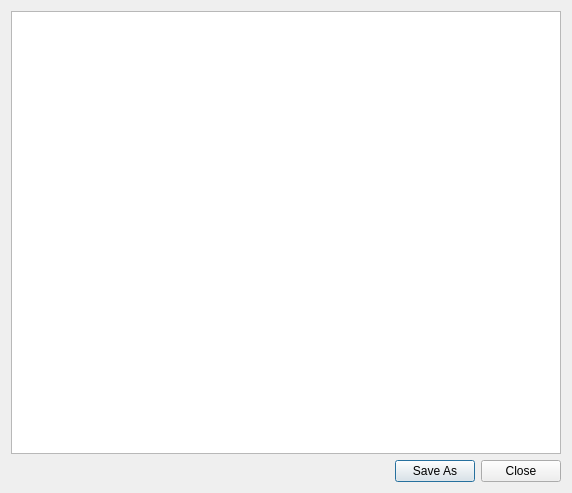
<?xml version="1.0" encoding="UTF-8"?>
<ui version="4.0">
 <class>ScriptViewDialog</class>
 <widget class="QDialog" name="ScriptViewDialog">
  <property name="geometry">
   <rect>
    <x>0</x>
    <y>0</y>
    <width>572</width>
    <height>493</height>
   </rect>
  </property>
  <property name="windowTitle">
   <string>Dialog</string>
  </property>
  <layout class="QVBoxLayout" name="verticalLayout">
   <item>
    <widget class="QTextEdit" name="textEditScript">
     <property name="readOnly">
      <bool>true</bool>
     </property>
    </widget>
   </item>
   <item>
    <layout class="QHBoxLayout" name="horizontalLayout">
     <item>
      <spacer name="horizontalSpacer">
       <property name="orientation">
        <enum>Qt::Horizontal</enum>
       </property>
       <property name="sizeHint" stdset="0">
        <size>
         <width>40</width>
         <height>20</height>
        </size>
       </property>
      </spacer>
     </item>
     <item>
      <widget class="QPushButton" name="pushButtonSaveAs">
       <property name="text">
        <string>Save As</string>
       </property>
      </widget>
     </item>
     <item>
      <widget class="QPushButton" name="pushButtonClose">
       <property name="text">
        <string>Close</string>
       </property>
      </widget>
     </item>
    </layout>
   </item>
  </layout>
 </widget>
 <resources/>
 <connections/>
</ui>
